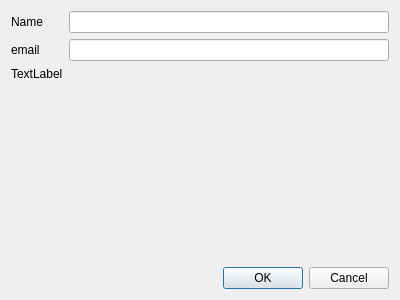
<?xml version="1.0" encoding="UTF-8"?>
<ui version="4.0">
 <class>DlgUser</class>
 <widget class="QDialog" name="DlgUser">
  <property name="geometry">
   <rect>
    <x>0</x>
    <y>0</y>
    <width>400</width>
    <height>300</height>
   </rect>
  </property>
  <property name="windowTitle">
   <string>Dialog</string>
  </property>
  <layout class="QVBoxLayout" name="verticalLayout">
   <item>
    <layout class="QFormLayout" name="formLayout">
     <item row="0" column="0">
      <widget class="QLabel" name="label">
       <property name="text">
        <string>Name</string>
       </property>
      </widget>
     </item>
     <item row="0" column="1">
      <widget class="QLineEdit" name="txtName"/>
     </item>
     <item row="1" column="0">
      <widget class="QLabel" name="label_2">
       <property name="text">
        <string>email</string>
       </property>
      </widget>
     </item>
     <item row="1" column="1">
      <widget class="QLineEdit" name="txtEmail"/>
     </item>
     <item row="2" column="0">
      <widget class="QLabel" name="lblSpinner">
       <property name="text">
        <string>TextLabel</string>
       </property>
      </widget>
     </item>
    </layout>
   </item>
   <item>
    <widget class="QDialogButtonBox" name="buttonBox">
     <property name="orientation">
      <enum>Qt::Horizontal</enum>
     </property>
     <property name="standardButtons">
      <set>QDialogButtonBox::Cancel|QDialogButtonBox::Ok</set>
     </property>
    </widget>
   </item>
  </layout>
 </widget>
 <resources/>
 <connections>
  <connection>
   <sender>buttonBox</sender>
   <signal>accepted()</signal>
   <receiver>DlgUser</receiver>
   <slot>accept()</slot>
   <hints>
    <hint type="sourcelabel">
     <x>248</x>
     <y>254</y>
    </hint>
    <hint type="destinationlabel">
     <x>157</x>
     <y>274</y>
    </hint>
   </hints>
  </connection>
  <connection>
   <sender>buttonBox</sender>
   <signal>rejected()</signal>
   <receiver>DlgUser</receiver>
   <slot>reject()</slot>
   <hints>
    <hint type="sourcelabel">
     <x>316</x>
     <y>260</y>
    </hint>
    <hint type="destinationlabel">
     <x>286</x>
     <y>274</y>
    </hint>
   </hints>
  </connection>
 </connections>
</ui>
